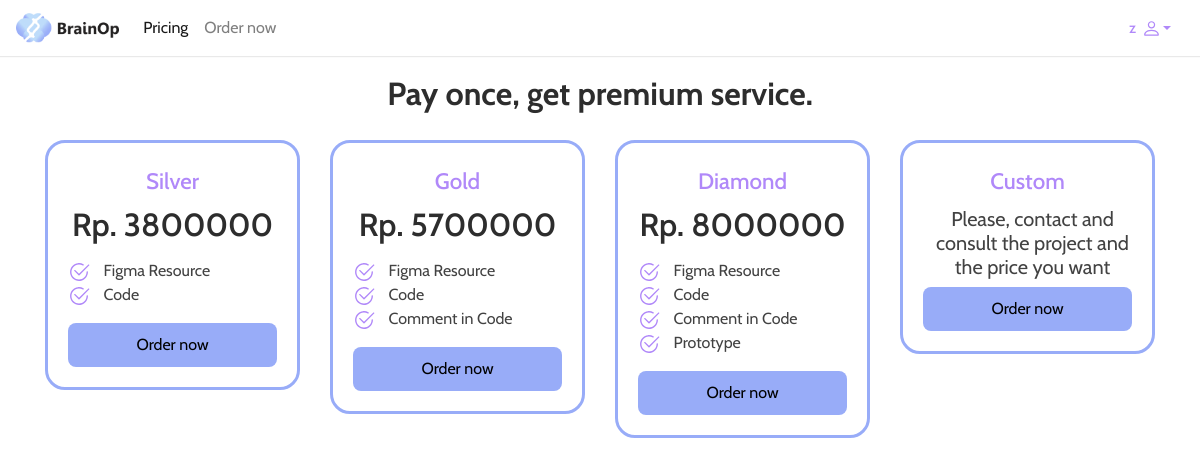
Screenshot of /component/user/pricing/ (signed in) with the database file from the repository.
### tables this page shows
CREATE TABLE `datauser` (
  `iddataUser` int(11) NOT NULL,
  `idaccount` int(11) NOT NULL,
  `name` varchar(45) NOT NULL,
  `first_name` varchar(45) NOT NULL,
  `last_name` varchar(45) NOT NULL,
  `no_telp` varchar(45) NOT NULL,
  `street` varchar(45) NOT NULL,
  `city` varchar(45) NOT NULL,
  `country` varchar(45) NOT NULL,
  `zip_code` varchar(45) NOT NULL,
  `birth_place` varchar(45) NOT NULL,
  `birth_date` varchar(45) NOT NULL,
  `religious` varchar(45) NOT NULL,
  `gender` varchar(45) NOT NULL
);

CREATE TABLE `serviceprice` (
  `idservicePrice` int(11) NOT NULL,
  `nominal` int(11) NOT NULL,
  `name` varchar(45) NOT NULL
);

CREATE TABLE `featuresservice` (
  `idfeaturesService` int(11) NOT NULL,
  `idservicePrice` int(11) NOT NULL,
  `contents` varchar(45) NOT NULL
);

### component/user/pricing/index.php (the view, shortened to what this page needs)
<?php
    include '../../../src/connection/connection.php';
?>
<!DOCTYPE html>
<html lang="en">
<head>
    <link rel="stylesheet" href="https://cdn.jsdelivr.net/npm/bootstrap@4.5.3/dist/css/bootstrap.min.css">
	<link rel="stylesheet" type="text/css" href="../../../src/css/style.css">
</head>
<body>
    <nav class="navbar navbar-expand-lg navbar-light bg-light" style="background-color: #FFF !important; box-shadow: 0px 1px 1px rgba(106, 106, 106, 0.15);">
        <a class="navbar-brand" href="../home/">
            <img src="../../../src/images/logo.png" height="30" class="d-inline-block align-top" alt="" loading="lazy">
        </a>
        <div class="collapse navbar-collapse" id="navbarText">
            <ul class="navbar-nav mr-auto">
                <li class="nav-item active">
                    <a class="nav-link" href="#">Pricing</a>
                </li>
                <li class="nav-item">
                    <a class="nav-link" href="../order/">Order now</a>
                </li>
            </ul>
            <div class="dropdown nav-menu-profile">
                <a class="btn dropdown-toggle" href="#" role="button" id="dropdownMenuLink" data-toggle="dropdown" aria-haspopup="true" aria-expanded="false">
                    <?php
                    $id = $_SESSION['idaccount'];
                    $queryName  = mysqli_query($connect, "SELECT * FROM datauser WHERE idaccount=$id");
                    while($row = mysqli_fetch_array($queryName)){
                    ?>
                    <?=$row["name"]?>
                    <?php } ?>
                </a>
            </div>
        </div>
    </nav>
    <div class="container">
        <h1 class="title-section">Pay once, get premium service.</h1>
        <div class="row">
            <div class="col-md-12">
                <div class="row">
                    <?php
                    $queryService  = mysqli_query($connect, "SELECT * FROM serviceprice");
                    while($row = mysqli_fetch_array($queryService)){
                    ?>
                    <div class="col-md-3">
                        <div class="place-pricing">
                            <h2><?=$row["name"]?></h2>
                            <p>Rp. <?=$row["nominal"]?></p>
                            <ul>
                                <?php
                                $idService = $row["idservicePrice"];
                                $queryFeatureService  = mysqli_query($connect, "SELECT * FROM featuresservice WHERE idservicePrice=$idService");
                                while($rowFeature = mysqli_fetch_array($queryFeatureService)){
                                ?>
                                <li>
                                    <span><?=$rowFeature["contents"]?></span>
                                </li>
                                <?php } ?>
                            </ul>
                            <a href="../order/index.php?pk=<?=$row["name"]?>">
                                <button class="btn-primer">Order now</button>
                            </a>
                        </div>
                    </div>
                    <?php } ?>
                    <div class="col-md-3">
                        <div class="place-pricing">
                            <h2>Custom</h2>
                            <h5 class="text-center">Please, contact and consult the project and the price you want</h5>
                            <button class="btn-primer">Order now</button>
                        </div>
                    </div>
                </div>
            </div>
        </div>
    </div>
</body>
</html>

### src/css/style.css (style rules this page uses)
* { font-family: "Cabin" !important; }
.nav-menu-profile .dropdown-toggle { font-style: normal; font-weight: 500; font-size: 15px; display: flex; align-items: center; color: #B088F9; }
.title-section { font-family: 'Cabin'; font-style: normal; font-weight: 700; font-size: 2rem; line-height: 76px; text-align: center; color: #2D2D2D; }
.place-pricing { background: #FFFFFF; border-radius: 20px; border: 3px solid #98ACF8; padding: 20px; }
.place-pricing h2 { font-style: normal; font-weight: 500; font-size: 1.4rem; line-height: 36px; text-align: center; color: #B088F9; }
.place-pricing p { font-style: normal; font-weight: 600; font-size: 2rem; line-height: 36px; text-align: center; color: #2D2D2D; }
.place-pricing ul { text-decoration: none; list-style: none; padding: 0; }
.place-pricing ul li span { font-weight: 400; color: #424242; margin-left: 10px; }
.place-pricing h5 { font-weight: 400; color: #424242; margin-left: 10px; }
.btn-primer { background: #98ACF8; border-radius: 8px; border: 0; width: 100%; padding: 10px; }

### rows the page displays
datauser: name "z"
serviceprice: name "Silver", nominal "3800000"
featuresservice: contents "Figma Resource"
featuresservice: contents "Code"
serviceprice: name "Gold", nominal "5700000"
featuresservice: contents "Figma Resource"
featuresservice: contents "Code"
featuresservice: contents "Comment in Code"
serviceprice: name "Diamond", nominal "8000000"
featuresservice: contents "Figma Resource"
featuresservice: contents "Code"
featuresservice: contents "Comment in Code"
featuresservice: contents "Prototype"
